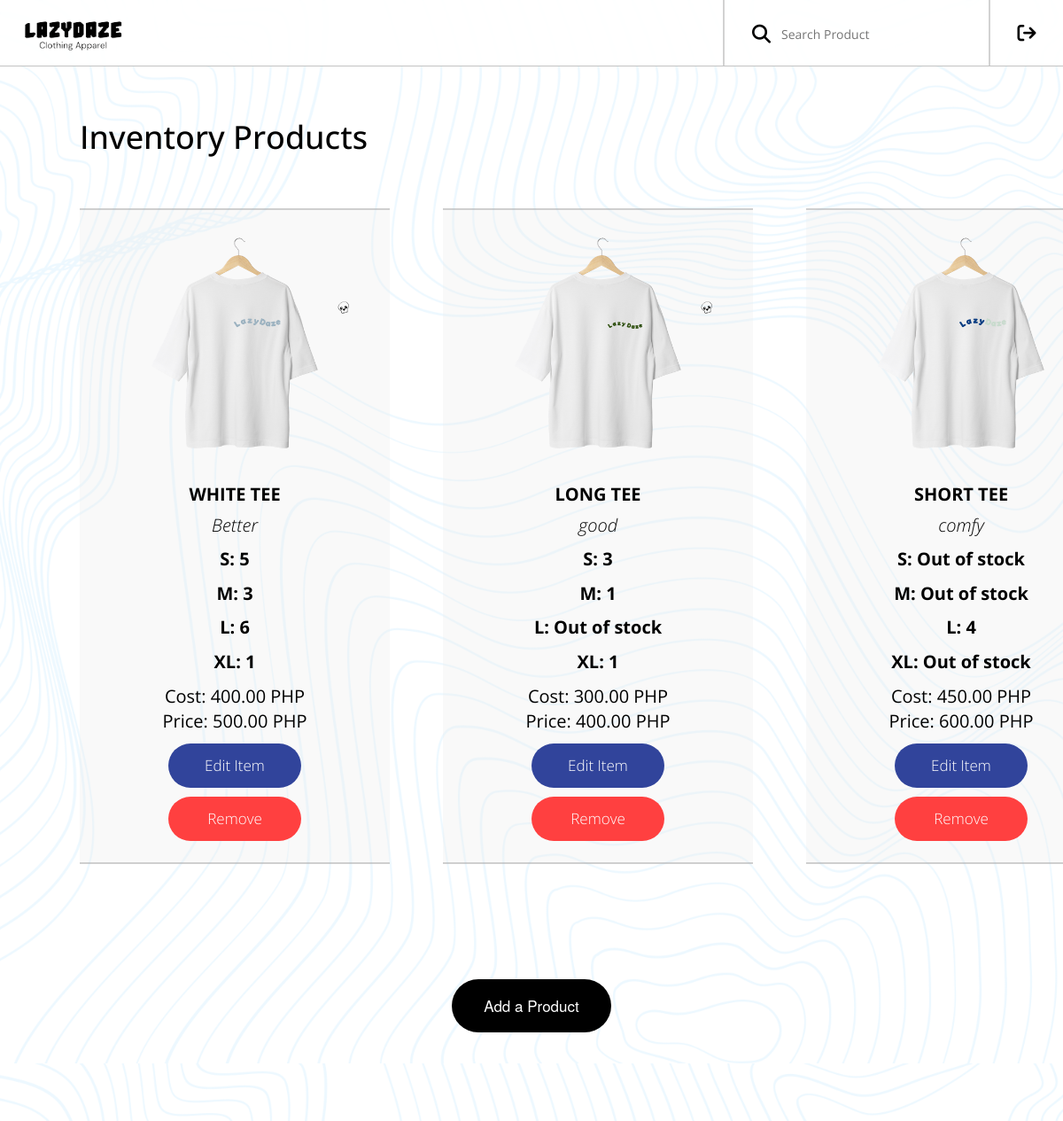
Before: /inventory.php with the older database file.
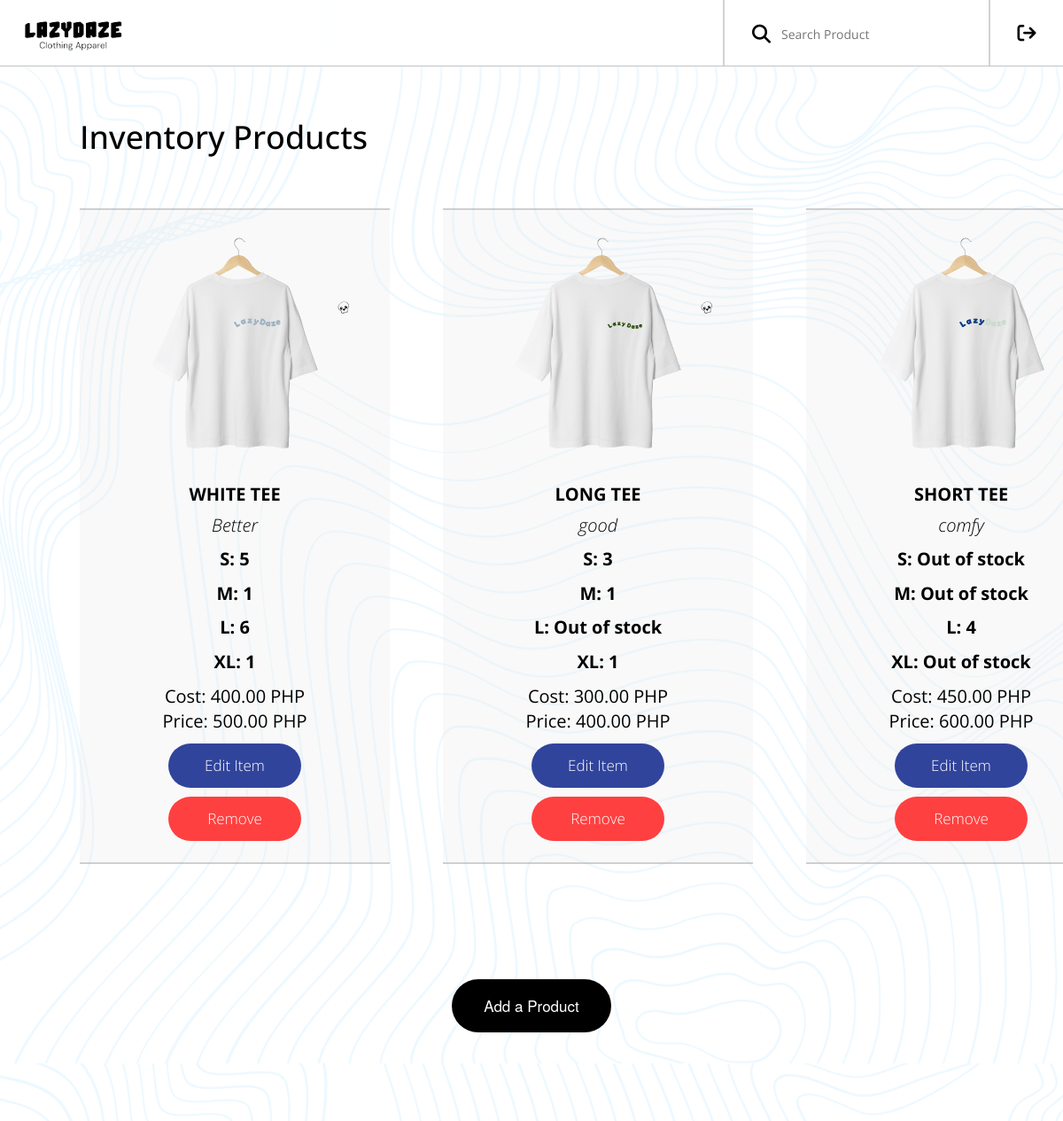
After: the same page with the newer database file.
### tables this page shows
CREATE TABLE `manageprod` (
  `ProductID` int(200) NOT NULL,
  `Product_Name` varchar(255) NOT NULL,
  `Description` varchar(100) NOT NULL,
  `Quantity_Small` int(30) NOT NULL,
  `Quantity_Medium` int(30) NOT NULL,
  `Quantity_Large` int(30) NOT NULL,
  `Quantity_XL` int(30) NOT NULL,
  `Prod_Cost` int(200) NOT NULL,
  `Price` int(200) NOT NULL,
  `img` varchar(200) NOT NULL
);

### inventory.php (the view, shortened to what this page needs)
<?php
include('connect.php');
$sql = "SELECT * FROM manageprod";
$result = mysqli_query($conn, $sql);
?>
<html lang="en">
<head>
    <link rel="stylesheet" href="https://maxcdn.bootstrapcdn.com/bootstrap/3.4.1/css/bootstrap.min.css">
    <link href="./inventory.css" rel="stylesheet" type="text/css"/>
    <link rel="stylesheet" href="https://cdnjs.cloudflare.com/ajax/libs/font-awesome/6.5.1/css/all.min.css" />
</head>
<body>
<div class="bg">
  <div class="topnav">
    <a href="admin_mainpage.php">
      <img align = "left" class = "ld-icon" src="LDAssets/lz logo.png" alt="LazyDaze">
    </a>
    <div class="nav-h-layout">
      <div class="nav-icon">
        <a href="./homepage.php">
        </a>
      </div>
      <div class="nav-line"></div>
      <div class="nav-search">
        <form class="search-form" method="get">
        <button class="search-btn" type="submit"><i class="fa-solid fa-magnifying-glass fa-xl"></i></button>
        <input type="text" class="search-input" id="searchInput" name="search" value="<?php echo isset($_GET['search']) ? htmlspecialchars($_GET['search']) : ''; ?>" placeholder="Search Product">
        </form>
      </div>
      <div class="nav-line"></div>
    </div>
    </div>
        <div class="container">
            <h1>Inventory Products</h1>
            <div class="items-wrapper">
                <?php while ($row = mysqli_fetch_assoc($result)) { ?>
                    <div class="item">
                        <img class="item-image" src="<?php echo $row['img']; ?>" alt="<?php echo $row['Product_Name']; ?>">
                        <div class="item-details">
                        <h3 class="item-title"><?php echo $row['Product_Name']; ?></h3>
                        <div class="item-desc"><?php echo $row['Description']; ?></div>
                        <?php if ($row['Quantity_Small'] == 0) { ?>
                            <div class="item-quantity">S: Out of stock</div>
                        <?php } else { ?>
                            <div class="item-quantity">S: <?php echo $row['Quantity_Small']; ?></div>
                        <?php } ?>
                        <?php if ($row['Quantity_Medium'] == 0) { ?>
                            <div class="item-quantity">M: Out of stock</div>
                        <?php } else { ?>
                            <div class="item-quantity">M: <?php echo $row['Quantity_Medium']; ?></div>
                        <?php } ?>
                        <?php if ($row['Quantity_Large'] == 0) { ?>
                            <div class="item-quantity">L: Out of stock</div>
                        <?php } else { ?>
                            <div class="item-quantity">L: <?php echo $row['Quantity_Large']; ?></div>
                        <?php } ?>
                        <?php if ($row['Quantity_XL'] == 0) { ?>
                            <div class="item-quantity">XL: Out of stock</div>
                        <?php } else { ?>
                            <div class="item-quantity">XL: <?php echo $row['Quantity_XL']; ?></div>
                        <?php } ?>
                        <div class="item-cost">Cost: <?php echo number_format($row['Prod_Cost'], 2, '.', ','); ?> PHP</div>
                        <div class="item-price">Price: <?php echo number_format($row['Price'], 2, '.', ','); ?> PHP</div>
                        </div>
                        <a href="editprod.php?product_id=<?php echo $row['ProductID']; ?>">
                            <button class="edit-btn" type="submit" name="submit" value="check">Edit Item</button>
                        </a>
                        <form method="post" action="removeprod.php" onsubmit="return confirm('Are you sure you want to remove this item?');">
                            <button type="submit" class="rm-btn" name="action" value="remove">Remove</button>
                        </form>
                    </div>
                <?php } ?>
            </div>
        </div>
        <div class="add-btn-container">
            <form id="prod" method="post" action="addprod.php">
                <button type="submit" class="add-btn" name="submit" value="add">Add a Product</button>
            </form>
        </div>
    </div>
</body>
</html>

Changed rows visible on the page:
changed manageprod "WHITE TEE": Quantity_Medium "3" → "1"
